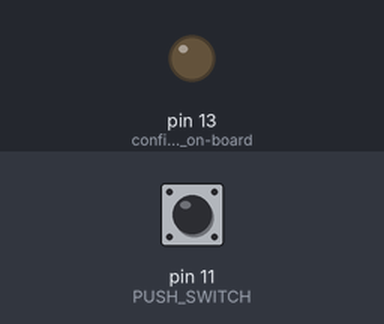
Bench run of a sketch on a simulated Arduino Uno, built with avr-gcc and run on an emulated ATmega328P. Parts: output pins drawn as LEDs (lit = HIGH). Inputs (shaded band) come from the test bench; at power-on: pin 11 (PUSH_SWITCH) HIGH.

Above: at 1.2 s.
1.3 s: pin 11 (PUSH_SWITCH) pulled LOW for 0.15 s
At 1.37 s:
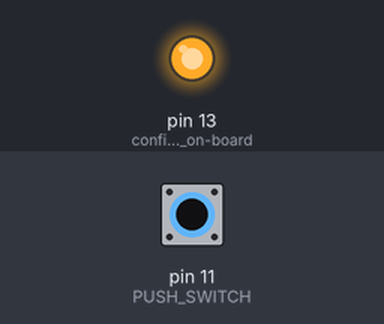
2.9 s: pin 11 (PUSH_SWITCH) pulled LOW for 3.2 s
At 7.3 s:
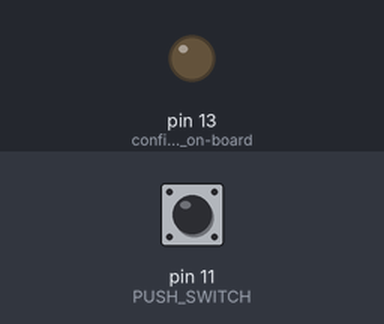
Timing chart, 0 to 8.8 s (numbered marks = the images above; inputs shaded):
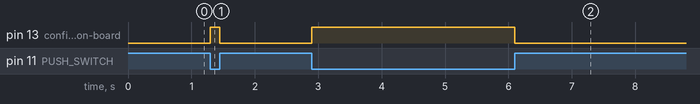

The sketch:

Switch_5b1.ino
```cpp
/*
 * Switch 5b1 - Reading a Dynamic Switch - Complex. Used if the switch being use to change a count.
 */

#define PUSH_SWITCH  11            // push button switch is connected to pin 11

void setup() {
  pinMode(PUSH_SWITCH, INPUT_PULLUP);  // use pin 11 as a INPUT. Activate internal pullup resistor.
  pinMode(13, OUTPUT);            // configure to use on-board LED.
}

// put your main code here, to run repeatedly:
void loop() {
  if( isSwitchClosed() == true ) {
    digitalWrite(13, HIGH);       // Turn ON LED.
  } else {
    digitalWrite(13, LOW);        // Turn OFF LED.
  }
}


/*
 * Test if the switch is closed.
 * Use the millis() function to filter out switch bounce.
 * Keep returning TRUE until the switch has been released for 10ms.
 */
bool isSwitchClosed()
{
  static unsigned long bounceDelay;
  static bool waitForRelease = false;
  bool results = false;                         // default value
  // Waiting for the switch to be pressed?
  if( digitalRead(PUSH_SWITCH) == LOW ) {       // switch is pressed
      bounceDelay = millis() + 10;                // start wait for release 10ms.
      waitForRelease = true;
      results = true;                             // switch is pressed.
  } else {
    if( bounceDelay > millis() ) {            // wait for at least 10ms of switch not being pressed.
      if( digitalRead(PUSH_SWITCH) == LOW ) {  // test the switch for bounce. (i.e. is it closed?)
        bounceDelay = millis() + 10;           // reset delay. Switch bounced.
      } else {
        // still not pressed.
        waitForRelease = false;
        results = false;
      }
    }
  }
  return results;
}
```

Measured:
- after the input at 1.3 s, pin 13 (configure_to_use_on-board): LOW → HIGH at once, → LOW 0.15 s later
- after the input at 2.9 s, pin 13 (configure_to_use_on-board): LOW → HIGH at once, → LOW 3.2 s later
